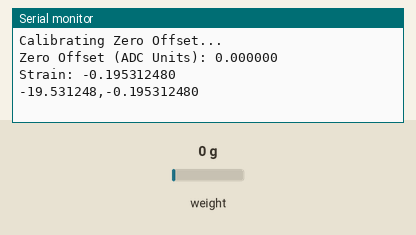
Simulated run of this sketch. Board: Arduino Uno, built with avr-gcc and run on an emulated ATmega328P. On the bench: the last lines printed to the serial monitor. The test bench sets the inputs (shaded band); at power-on: weight on the scale 0 g.

Above: at 6.7 s.
6.8 s: weight on the scale set to 100 g
At 7.9 s:
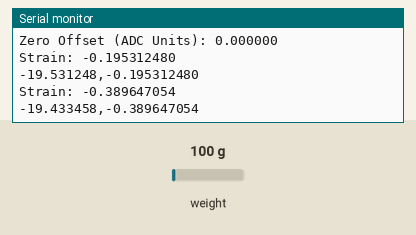
8.3 s: weight on the scale set to 1250 g
At 9.5 s:
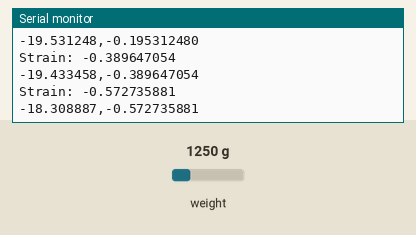
Timing chart, 0 to 11.3 s (numbered marks = the images above; inputs shaded):
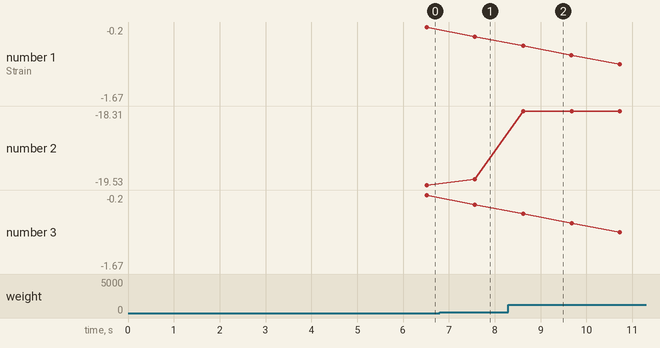

The sketch:

TunePot.ino
```cpp
#include "HX711.h"

#define DATA_PIN 9   // HX711 Data (DOUT)
#define SCK_PIN 8    // HX711 Clock (SCK)

HX711 scale;

// Constants
const float V_excitation = 5.0;  // Excitation voltage (V)
const float Gain = 128.0;        // HX711 default gain
const float ADC_Max = 16777216.0; // 2^24 = 16,777,216 (24-bit ADC)
const float GaugeFactor = 2.0;   // Typical strain gauge factor (2.0 - 2.2)

// Offset Values
const float fixedVoltageOffset = 19.531248;  // Fixed offset in millivolts (mV)
const long fixedADCOffset = (fixedVoltageOffset * Gain * ADC_Max) / (V_excitation * 1000);  // Convert to ADC units

// Filter Parameters
#define FILTER_SIZE 10  // Number of readings for moving average
float strainValues[FILTER_SIZE] = {0};
int filterIndex = 0;

// Zero Offset Calibration
float zeroOffset = 0;
bool zeroed = false;

// Moving Average Filter Function
float movingAverage(float newVal) {
    strainValues[filterIndex] = newVal;
    filterIndex = (filterIndex + 1) % FILTER_SIZE;

    float sum = 0;
    for (int i = 0; i < FILTER_SIZE; i++) {
        sum += strainValues[i];
    }
    return sum / FILTER_SIZE;
}

void setup() {
    Serial.begin(115200);
    scale.begin(DATA_PIN, SCK_PIN);

    // **Zero Offset Calibration**
    Serial.println("Calibrating Zero Offset...");
    float sum = 0;
    for (int i = 0; i < 50; i++) {  // Average over 50 readings
        if (scale.is_ready()) {
            sum += scale.get_units();
        }
        delay(10);
    }
    zeroOffset = sum / 50;  // Dynamic zero offset based on readings
    Serial.print("Zero Offset (ADC Units): ");
    Serial.println(zeroOffset, 6);
}

void loop() {
    if (scale.is_ready()) {
        long rawADC = scale.get_units(10);  // Average of 10 readings

        // Apply fixed voltage offset correction (in ADC units)
        rawADC -= fixedADCOffset;

        // Apply dynamic zero offset correction
        rawADC -= zeroOffset;

        // Convert HX711 ADC output to millivolts (mV)
        float Vout = (rawADC * V_excitation * 1000) / (Gain * ADC_Max);

        // Convert voltage to strain (ε)
        float strain = (Vout / V_excitation) / GaugeFactor;

        // **Apply Moving Average Filter**
        float filteredStrain = movingAverage(strain);

        // **Output strain to Serial Monitor (Smoothed)**
        Serial.print("Strain: ");
        Serial.println(filteredStrain, 9);  // Display with high precision

        // **Output BOTH voltage & strain to Serial Plotter**
        Serial.print(Vout, 6);  // Voltage in mV
        Serial.print(",");      // Separate values with a comma
        Serial.println(filteredStrain, 9);  // Smoothed strain

    } else {
        Serial.println("HX711 not ready");
    }

    delay(50);  // Smooth plotting and monitoring
}
```

Measured:
- after the input at 6.8 s, the serial monitor: prints a new line after 0.77 s (image 1)
- after the input at 8.3 s, the serial monitor: prints a new line after 0.32 s (image 2)
- plotted number 1: -0.2 → -0.39 after the input at 6.8 s, -0.39 → -1.67 after the input at 8.3 s
- plotted number 2: -19.53 → -19.43 after the input at 6.8 s, -19.43 → -18.31 after the input at 8.3 s
- plotted number 3: -0.2 → -0.39 after the input at 6.8 s, -0.39 → -1.67 after the input at 8.3 s
